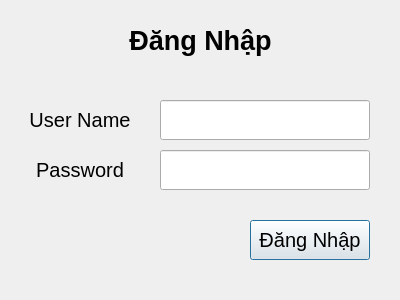
<?xml version="1.0" encoding="UTF-8"?>
<ui version="4.0">
 <class>Login</class>
 <widget class="QDialog" name="Login">
  <property name="geometry">
   <rect>
    <x>0</x>
    <y>0</y>
    <width>400</width>
    <height>300</height>
   </rect>
  </property>
  <property name="windowTitle">
   <string>Đăng Nhập</string>
  </property>
  <widget class="QLabel" name="label">
   <property name="geometry">
    <rect>
     <x>20</x>
     <y>100</y>
     <width>120</width>
     <height>40</height>
    </rect>
   </property>
   <property name="font">
    <font>
     <pointsize>15</pointsize>
    </font>
   </property>
   <property name="text">
    <string>User Name</string>
   </property>
   <property name="alignment">
    <set>Qt::AlignCenter</set>
   </property>
  </widget>
  <widget class="QLineEdit" name="txtUserName">
   <property name="geometry">
    <rect>
     <x>160</x>
     <y>100</y>
     <width>210</width>
     <height>40</height>
    </rect>
   </property>
   <property name="minimumSize">
    <size>
     <width>0</width>
     <height>22</height>
    </size>
   </property>
   <property name="font">
    <font>
     <pointsize>15</pointsize>
    </font>
   </property>
  </widget>
  <widget class="QLabel" name="label_2">
   <property name="geometry">
    <rect>
     <x>20</x>
     <y>150</y>
     <width>120</width>
     <height>40</height>
    </rect>
   </property>
   <property name="font">
    <font>
     <pointsize>15</pointsize>
    </font>
   </property>
   <property name="text">
    <string>Password</string>
   </property>
   <property name="alignment">
    <set>Qt::AlignCenter</set>
   </property>
  </widget>
  <widget class="QLineEdit" name="txtPassWord">
   <property name="geometry">
    <rect>
     <x>160</x>
     <y>150</y>
     <width>210</width>
     <height>40</height>
    </rect>
   </property>
   <property name="font">
    <font>
     <pointsize>15</pointsize>
    </font>
   </property>
   <property name="echoMode">
    <enum>QLineEdit::Password</enum>
   </property>
  </widget>
  <widget class="QLabel" name="label_3">
   <property name="geometry">
    <rect>
     <x>20</x>
     <y>20</y>
     <width>361</width>
     <height>40</height>
    </rect>
   </property>
   <property name="font">
    <font>
     <pointsize>20</pointsize>
     <bold>true</bold>
    </font>
   </property>
   <property name="text">
    <string>Đăng Nhập</string>
   </property>
   <property name="alignment">
    <set>Qt::AlignCenter</set>
   </property>
  </widget>
  <widget class="QPushButton" name="btnLogin">
   <property name="geometry">
    <rect>
     <x>250</x>
     <y>220</y>
     <width>120</width>
     <height>40</height>
    </rect>
   </property>
   <property name="font">
    <font>
     <pointsize>15</pointsize>
    </font>
   </property>
   <property name="text">
    <string>Đăng Nhập</string>
   </property>
  </widget>
 </widget>
 <resources/>
 <connections/>
</ui>
